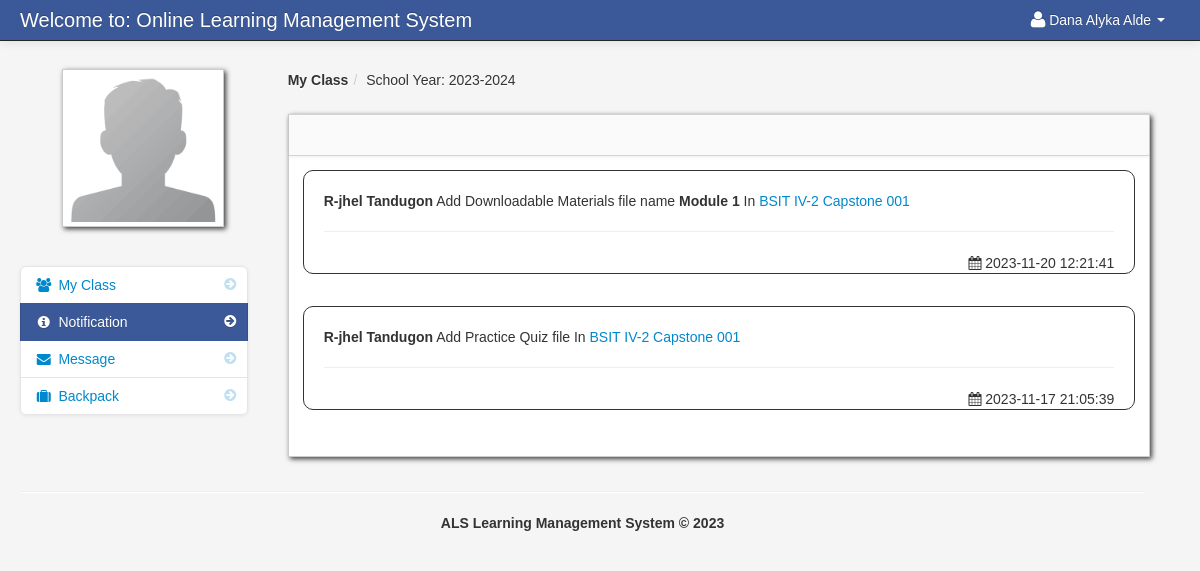
The app's page /student_notification.php (signed in) with its own data.
### tables this page shows
CREATE TABLE `student` (
  `student_id` int(11) NOT NULL,
  `firstname` varchar(100) NOT NULL,
  `lastname` varchar(100) NOT NULL,
  `class_id` int(11) NOT NULL,
  `username` varchar(100) NOT NULL,
  `password` varchar(100) NOT NULL,
  `location` varchar(100) NOT NULL,
  `status` varchar(100) NOT NULL
);

CREATE TABLE `school_year` (
  `school_year_id` int(11) NOT NULL,
  `school_year` varchar(100) NOT NULL
);

CREATE TABLE `teacher_class_student` (
  `teacher_class_student_id` int(11) NOT NULL,
  `teacher_class_id` int(11) NOT NULL,
  `student_id` int(11) NOT NULL,
  `teacher_id` int(11) NOT NULL
);

CREATE TABLE `teacher` (
  `teacher_id` int(11) NOT NULL,
  `username` varchar(100) NOT NULL,
  `password` varchar(200) NOT NULL,
  `firstname` varchar(100) NOT NULL,
  `lastname` varchar(100) NOT NULL,
  `department_id` int(11) NOT NULL,
  `location` varchar(200) NOT NULL,
  `about` varchar(500) NOT NULL,
  `teacher_status` varchar(20) NOT NULL,
  `teacher_stat` varchar(100) NOT NULL
);

CREATE TABLE `notification` (
  `notification_id` int(11) NOT NULL,
  `teacher_class_id` int(11) NOT NULL,
  `notification` varchar(100) NOT NULL,
  `date_of_notification` varchar(50) NOT NULL,
  `link` varchar(100) NOT NULL
);

CREATE TABLE `class` (
  `class_id` int(11) NOT NULL,
  `class_name` varchar(100) NOT NULL
);

CREATE TABLE `subject` (
  `subject_id` int(11) NOT NULL,
  `subject_code` varchar(100) NOT NULL,
  `subject_title` varchar(100) NOT NULL,
  `category` varchar(100) NOT NULL,
  `description` longtext NOT NULL,
  `unit` int(11) NOT NULL,
  `Pre_req` varchar(100) NOT NULL,
  `semester` varchar(100) NOT NULL
);

### session.php (called while the page is built, shortened)
<?php
$session_id=$_SESSION['id'];
?>

### student_notification.php (the view, shortened to what this page needs)
<?php include('header_dashboard.php'); ?>
<?php include('session.php'); ?>
    <body>
		<?php include('navbar_student.php'); ?>
        <div class="container-fluid">
            <div class="row-fluid">
				<?php include('student_notification_sidebar.php'); ?>
                <div class="span9" id="content">
                     <div class="row-fluid">
					     <ul class="breadcrumb">
						<?php
						$school_year_query = mysqli_query($conn,"select * from school_year order by school_year DESC")or die(mysqli_error());
						$school_year_query_row = mysqli_fetch_array($school_year_query);
						$school_year = $school_year_query_row['school_year'];
						?>
							<li><a href="#"><b>My Class</b></a><span class="divider">/</span></li>
							<li><a href="#">School Year: <?php echo $school_year_query_row['school_year']; ?></a></li>
						</ul>
                        <div id="block_bg" class="block">
                            <div class="navbar navbar-inner block-header">
                            </div>
                            <div class="block-content collapse in">
                                <div class="span12">
  					<form action="read.php" method="post">
					<?php $query = mysqli_query($conn,"select * from teacher_class_student
					LEFT JOIN teacher_class ON teacher_class.teacher_class_id = teacher_class_student.teacher_class_id
					LEFT JOIN class ON class.class_id = teacher_class.class_id
					LEFT JOIN subject ON subject.subject_id = teacher_class.subject_id
					LEFT JOIN teacher ON teacher.teacher_id = teacher_class_student.teacher_id
					JOIN notification ON notification.teacher_class_id = teacher_class.teacher_class_id
					where teacher_class_student.student_id = '$session_id' and school_year = '$school_year'  order by notification.date_of_notification DESC
					")or die(mysqli_error());
					$count = mysqli_num_rows($query);
					if ($count  > 0){
					while($row = mysqli_fetch_array($query)){
					$get_id = $row['teacher_class_id'];
					$id = $row['notification_id'];
					?>
									<div class="post"  id="del<?php echo $id; ?>">
											<strong><?php echo $row['firstname']." ".$row['lastname'];  ?></strong>
											<?php echo $row['notification']; ?> In
											<a href="<?php echo $row['link']; ?><?php echo '?id='.$get_id; ?>">
											<?php echo $row['class_name']; ?>
											<?php echo $row['subject_code']; ?>
											</a>
										<hr>
										<div class="pull-right">
										<i class="icon-calendar"></i>&nbsp;<?php echo $row['date_of_notification']; ?>
										</div>
											</div>
					<?php
					} }else{
					?>
					<div class="alert alert-info"><strong><i class="icon-info-sign"></i> No Notifications Found</strong></div>
					<?php
					}
					?>
					</form>
                                </div>
                            </div>
                        </div>
                    </div>
                </div>
            </div>
		<?php include('footer.php'); ?>
        </div>
		<?php include('script.php'); ?>
    </body>
</html>

### navbar_student.php (shortened to what this page needs)
<div class="navbar navbar-fixed-top navbar-inverse">
        <div class="navbar-inner">
            <div class="container-fluid">
                <a class="brand" href="#">Welcome to: Online Learning Management System</a>
					<div class="nav-collapse collapse">
						<ul class="nav pull-right">
							<?php $query= mysqli_query($conn,"select * from student where student_id = '$session_id'")or die(mysqli_error());
									$row = mysqli_fetch_array($query);
							?>
							<li class="dropdown">
								<a href="#" role="button" class="dropdown-toggle" data-toggle="dropdown"> <i class="icon-user icon-large"></i><?php echo $row['firstname']." ".$row['lastname'];  ?> <i class="caret"></i></a>
							</li>
						</ul>
					</div>
            </div>
        </div>
</div>

### student_notification_sidebar.php (shortened to what this page needs)
<div class="span3" id="sidebar">
		<img id="avatar" class="img-polaroid" src="admin/<?php echo $row['location']; ?>">
		<ul class="nav nav-list bs-docs-sidenav nav-collapse collapse">
			<li class=""><a href="dashboard_student.php"><i class="icon-chevron-right"></i><i class="icon-group"></i>&nbsp;My Class</a></li>
			<li class="active">
				<a href="student_notification.php"><i class="icon-chevron-right"></i><i class="icon-info-sign"></i>&nbsp;Notification
				</a>
			</li>
			<li class="">
			<a href="student_message.php"><i class="icon-chevron-right"></i><i class="icon-envelope-alt"></i>&nbsp;Message
			</a>
			</li>
			<li class=""><a href="backpack.php"><i class="icon-chevron-right"></i><i class="icon-suitcase"></i>&nbsp;Backpack</a></li>
		</ul>
</div>

### admin/assets/styles.css (style rules this page uses)
body { padding-top: 60px; padding-bottom: 40px; background-color: #f5f5f5; }
#content { margin-left:0px; }
.breadcrumb { margin: 0 0 0px; padding: 10px 0px; background-color: transparent; }
.block { background: url("../images/pixel-60fff.png") repeat scroll 0 0 rgba(0, 0, 0, 0) !important; border: 1px solid #ccc; background: white; margin: 1em 0em; border-top: none; -webkit-box-shadow: 2px 2px 5px rgba(0, 0, 6, 0.75); -moz-box-shadow: 2px 2px 5px rgba(0, 0, 6, 0.75); box-shadow: 2px 2px 5px rgba(0, 0, 6, 0.75); }
.block-content { margin: 1em; min-height: .25em; }
.block-header { margin-bottom: 0px; border-right: none; border-left: none; -webkit-border-radius: 0px; -moz-border-radius: 0px; border-radius: 0px; }
.bs-docs-sidenav { max-width: 228px; margin: 30px 0 0; padding: 0; background-color: #fff; -webkit-border-radius: 6px; -moz-border-radius: 6px; border-radius: 6px; -webkit-box-shadow: 0 1px 4px rgba(0,0,0,.065); -moz-box-shadow: 0 1px 4px rgba(0,0,0,.065); box-shadow: 0 1px 4px rgba(0,0,0,.065); }
.bs-docs-sidenav > li > a { display: block; width: 190px \9; margin: 0 0 -1px; padding: 8px 14px; border: 1px solid #e5e5e5; }
.bs-docs-sidenav > li:first-child > a { -webkit-border-radius: 6px 6px 0 0; -moz-border-radius: 6px 6px 0 0; border-radius: 6px 6px 0 0; }
.bs-docs-sidenav > li:last-child > a { -webkit-border-radius: 0 0 6px 6px; -moz-border-radius: 0 0 6px 6px; border-radius: 0 0 6px 6px; }
.bs-docs-sidenav > .active > a { position: relative; z-index: 2; padding: 9px 15px; border: 0; text-shadow: 0 1px 0 rgba(0,0,0,.15); -webkit-box-shadow: inset 1px 0 0 rgba(0,0,0,.1), inset -1px 0 0 rgba(0,0,0,.1); -moz-box-shadow: inset 1px 0 0 rgba(0,0,0,.1), inset -1px 0 0 rgba(0,0,0,.1); box-shadow: inset 1px 0 0 rgba(0,0,0,.1), inset -1px 0 0 rgba(0,0,0,.1); }
.bs-docs-sidenav .icon-chevron-right { float: right; margin-top: 2px; margin-right: -6px; opacity: .25; }
.bs-docs-sidenav .active .icon-chevron-right, .bs-docs-sidenav .active a:hover .icon-chevron-right { opacity: 1; }

### records on screen
student: firstname "Dana Alyka", lastname "Alde", location (placeholder picture)
school_year: school_year "2023-2024"
teacher_class_student: teacher.firstname "R-jhel", teacher.lastname "Tandugon", notification.notification "Add Downloadable Materials file name Module 1", class.class_name "BSIT IV-2", subject.subject_code "Capstone 001", notification.date_of_notification "2023-11-20 12:21:41", notification.notification "Add Practice Quiz file", notification.date_of_notification "2023-11-17 21:05:39"
